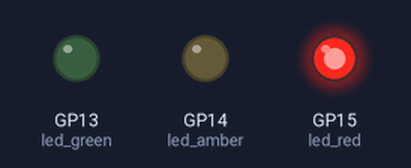
This program was run on a simulated Raspberry Pi Pico running MicroPython. Shown: output pins drawn as LEDs (lit = HIGH).

Above: at 2.5 s.
At 6.0 s:
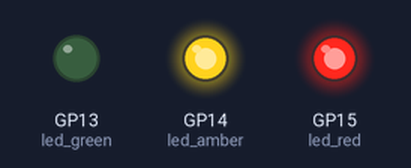
At 9.5 s:
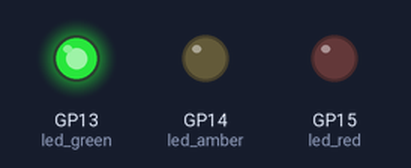
At 14.5 s:
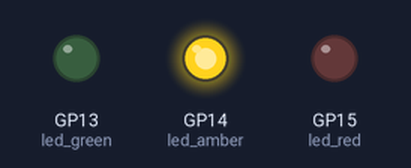
Timing chart, 0 to 22.1 s (numbered marks = the images above):
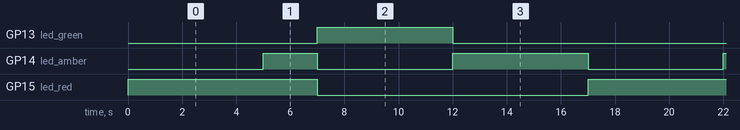

Measured:
- by itself, GP13 (led_green): alternates HIGH for 5.0 s and LOW for 12.0 s
- by itself, GP14 (led_amber): repeats every 17.0 s: LOW 5.0 s, HIGH 5.0 s, LOW 5.0 s, HIGH 2.0 s
- by itself, GP15 (led_red): alternates HIGH for 7.0 s and LOW for 10.0 s

The program:

04_simple_traffic_light.py
```python
from kfkonrad import Pin
from utime import sleep

led_red = Pin(15, Pin.OUT)
led_amber = Pin(14, Pin.OUT)
led_green = Pin(13, Pin.OUT)

while True:
    led_red.value = 1
    sleep(5)
    led_amber.value = 1
    sleep(2)
    led_red.value = 0
    led_amber.value = 0
    led_green.value = 1
    sleep(5)
    led_green.value = 0
    led_amber.value = 1
    sleep(5)
    led_amber.value = 0
```

kfkonrad.py
```python
import machine


class Pin(machine.Pin):
    @property
    def value(self):
        return super().value()

    @value.setter
    def value(self, arg):
        super().value(arg)

    def __eq__(self, other):
        return repr(self) == repr(other)
```
